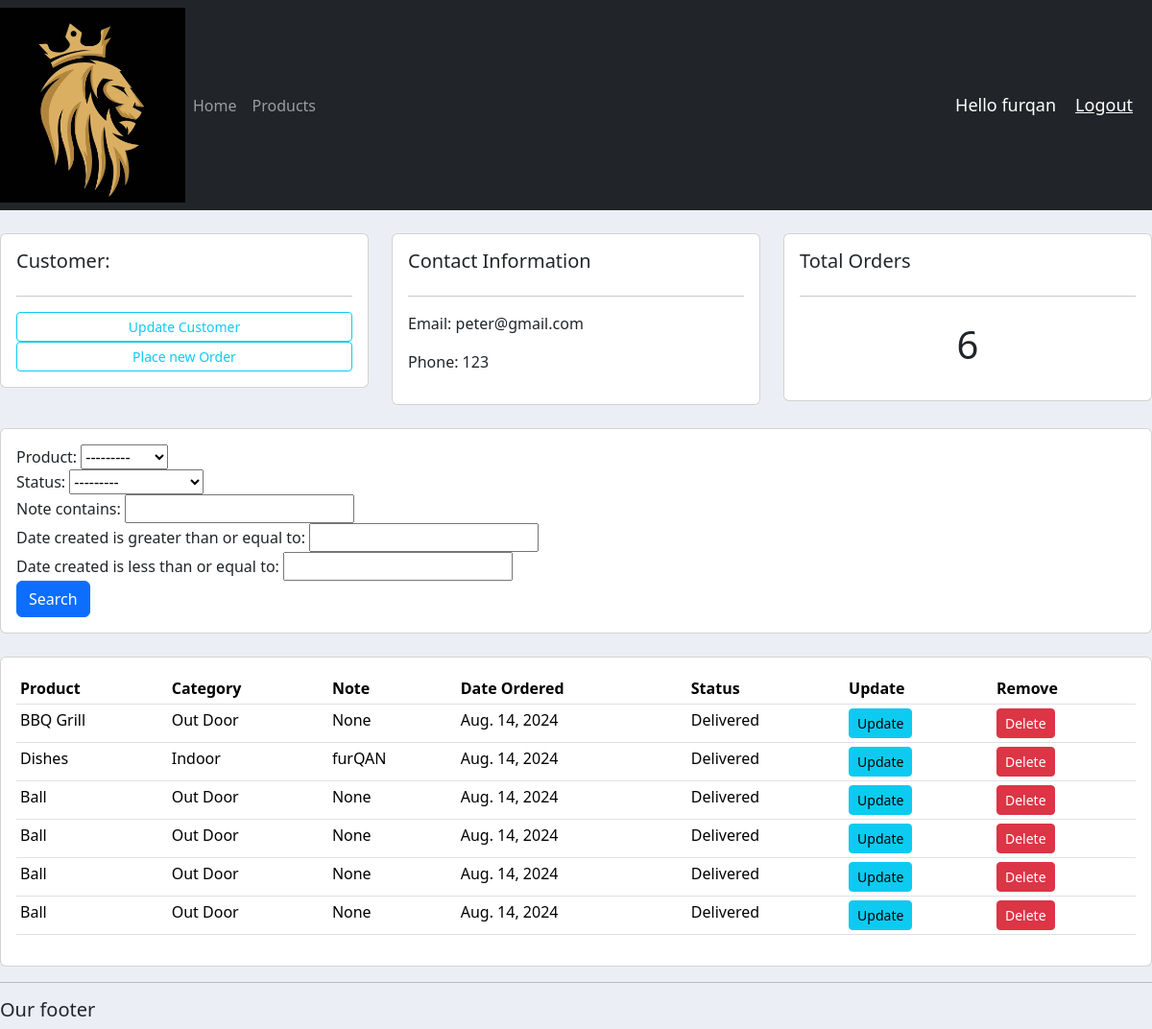
The page /customer/2/ (signed in) on the database its author committed.
### accounts/models.py (models this page shows, shortened)
class Customer(models.Model):
    name = models.CharField(max_length=200, null=True)  # Customer's name
    phone = models.CharField(max_length=200, null=True)  # Customer's phone number
    email = models.CharField(max_length=200, null=True)  # Customer's email address
    profile_pic = models.ImageField(null=True, blank=True)  # Profile picture of the customer
    date_created = models.DateField(auto_now_add=True, null=True)  # Date when the customer was created

class Order(models.Model):
    STATUS = (
        ('Pending', 'Pending'),  # Order status for pending
        ('Out for delivery', 'Out for delivery'),  # Order status for out for delivery
        ('Delivered', 'Delivered')  # Order status for delivered
    )
    customer = models.ForeignKey(Customer, null=True, on_delete=models.SET_NULL)  # Customer who placed the order
    product = models.ForeignKey(Product, null=True, on_delete=models.SET_NULL)  # Product being ordered
    status = models.CharField(max_length=200, null=True, choices=STATUS)  # Status of the order
    note = models.CharField(max_length=200, null=True)  # Additional notes about the order
    date_created = models.DateField(auto_now_add=True, null=True)  # Date when the order was created

class Product(models.Model):
    CATEGORY = (
        ('Indoor', 'Indoor'),  # Product category for indoor use
        ('Out Door', 'Out Door')  # Product category for outdoor use
    )
    name = models.CharField(max_length=200, null=True)  # Name of the product
    price = models.FloatField(null=True)  # Price of the product
    category = models.CharField(max_length=200, null=True, choices=CATEGORY)  # Product category
    description = models.CharField(max_length=200, null=True, blank=True)  # Description of the product
    date_created = models.DateField(auto_now_add=True, null=True)  # Date when the product was created
    tag = models.ManyToManyField(Tag)  # Tags associated with the product
    def __str__(self):
        return self.name  # String representation of the Product object

### accounts/views.py (the view)
# urls.py: path('customer/<int:id>/',views.customer,name="customer"),
@login_required(login_url='login')
def customer(request, id):
    customer = Customer.objects.get(id=id)
    orders = customer.order_set.all()
    myFilter = OrderFilter(request.GET, queryset=orders)
    orders = myFilter.qs
    template = loader.get_template("accounts/customer.html")
    context = {'customer': customer, 'orders': orders, 'myFilter': myFilter}
    return HttpResponse(template.render(context, request))

### accounts/templates/accounts/customer.html
{% extends 'accounts/main.html' %}
{% block content %}
<br>
<div class="row">
    <div class="col-md">
        <div class="card card-body">
            <h5>Customer:</h5>
            <hr>
            <a class="btn btn-outline-info btn-sm btn-block" href="">Update Customer</a>
            <a class="btn btn-outline-info btn-sm btn-block" href="{% url 'create_order' customer.id %}">Place new Order</a>
        </div>
    </div>
    <div class="col-md">
        <div class="card card-body">
            <h5>Contact Information</h5>
            <hr>
            <p>Email: {{customer.email}}</p>
            <p>Phone: {{customer.phone}}</p>
        </div>
    </div>
    <div class="col-md">
        <div class="card card-body">
            <h5>Total Orders</h5>
            <hr>
            <h1 style="text-align: center; padding: 10px">{{orders.count}}</h1>
        </div>
    </div>
</div>
<br>
<div class="row">
    <div class="col">
        <div class="card card-body">
            <form method="get">
                {{ myFilter.form }}
                <button class="btn btn-primary" type="submit">Search</button>
            </form>
        </div>
    </div>
</div>
<br>
<div class="row">
    <div class="col-md">
        <div class="card card-body">
            <table class="table table-sm">
                <thead>
                    <tr>
                        <th>Product</th>
                        <th>Category</th>
                        <th>Note</th>
                        <th>Date Ordered</th>
                        <th>Status</th>
                        <th>Update</th>
                        <th>Remove</th>
                    </tr>
                </thead>
                <tbody>
                    {% for order in orders %}
                    <tr>
                        <td>{{ order.product }}</td>
                        <td>{{ order.product.category }}</td>
                        <td>{{ order.note }}</td>
                        <td>{{ order.date_created }}</td>
                        <td>{{ order.status }}</td>
                        <td><a class="btn btn-sm btn-info" href="{% url 'update_order' order.id %}">Update</a></td>
                        <td><a class="btn btn-sm btn-danger" href="{% url 'delete_order' order.id %}">Delete</a></td>
                    </tr>
                    {% endfor %}
                </tbody>
            </table>
        </div>
    </div>
</div>
{% endblock %}

### accounts/templates/accounts/navbar.html (shortened to what this page needs)
{% load static %}
<nav class="navbar navbar-expand-lg navbar-dark bg-dark">
  <img src="{% static 'images/logo.png' %}" alt="Logo">
  <div class="collapse navbar-collapse" id="navbarNav">
    <ul class="navbar-nav">
      {% if request.user.is_staff %}
        <li class="nav-item active">
          <a class="nav-link" href="{% url 'home' %}">Home</a>
        </li>
        <li class="nav-item">
          <a class="nav-link" href="{% url 'products' %}">Products</a>
        </li>
      {% else %}
        <li class="nav-item">
          <a class="nav-link" href="{% url 'account' %}">Settings</a>
        </li>
      {% endif %}
    </ul>
  </div>
  <span class="hello-msg">Hello {{ request.user.username }}</span>
  <span><a class="hello-msg" href="{% url 'logout' %}">Logout</a></span>
</nav>

### static/css/main.css (style rules this page uses)
body { background-color:#ebeff5; }

### accounts/templates/accounts/navbar.html (style rules this page uses)
.hello-msg { font-size: 18px; color: #fff; margin-right: 20px; }

### rows shown on the page
Customer: email "peter@gmail.com", phone "123"
Order: product "BBQ Grill", product.category "Out Door", note "None", date_created "Aug. 14, 2024", status "Delivered"
Order: product "Dishes", product.category "Indoor", note "furQAN", date_created "Aug. 14, 2024", status "Delivered"
Order: product "Ball", product.category "Out Door", note "None", date_created "Aug. 14, 2024", status "Delivered"
Order: product "Ball", product.category "Out Door", note "None", date_created "Aug. 14, 2024", status "Delivered"
Order: product "Ball", product.category "Out Door", note "None", date_created "Aug. 14, 2024", status "Delivered"
Order: product "Ball", product.category "Out Door", note "None", date_created "Aug. 14, 2024", status "Delivered"

### other values the page prints
{{ request.user.username }} "furqan"
{{ orders.count }} "6"
